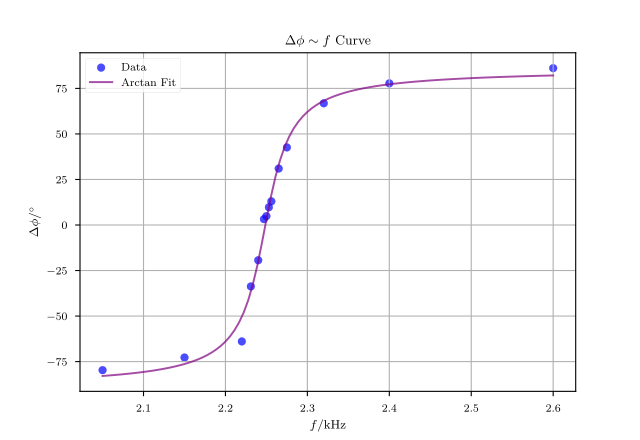

Recreate this plot in Python.
import numpy as np
import matplotlib.pyplot as plt
from sklearn.linear_model import LinearRegression
import matplotlib
from scipy.optimize import curve_fit

plt.rcParams.update({
    "text.usetex": True,
    "font.family": "CMU Serif",
})
matplotlib.rcParams['mathtext.fontset'] = 'stix'
plt.style.use('seaborn-v0_8-paper')

y_list = [-79.70, -72.76, -63.94, -33.73, -19.35, 3.24, 4.86, 
          9.73, 12.99, 30.99, 42.59, 66.82, 77.76, 86.11]

x_list = [
    2.050, 2.150, 2.220, 2.231, 2.240,
    2.247, 2.250, 2.253, 2.256, 2.265,
    2.275, 2.320, 2.400, 2.600
]


# Data
y = np.array(y_list)
x = np.array(x_list).reshape(-1, 1)

# Define arccos function
def arccot_func(x, a, b, c, d):
    return a * np.arctan(b * (x - c)) + d

# Fit the data using curve_fit
popt, pcov = curve_fit(arccot_func, x.flatten(), y)

# Plot the original data
plt.scatter(x, y, label='Data', color='blue', alpha=0.7)

# Plot the fitted curve
x_fit = np.linspace(min(x), max(x), 100)
y_fit = arccot_func(x_fit, *popt)
plt.plot(x_fit, y_fit, label='Arctan Fit', color='purple', alpha=0.7)

# Add labels and legend
plt.ylabel('$\Delta \phi/^\circ$')
plt.xlabel('$f/\mathrm{kHz}$')
plt.legend()
plt.title('$\Delta \phi \sim f$ Curve')
plt.grid(True)

# Show plot
plt.savefig('plot3.pdf')
